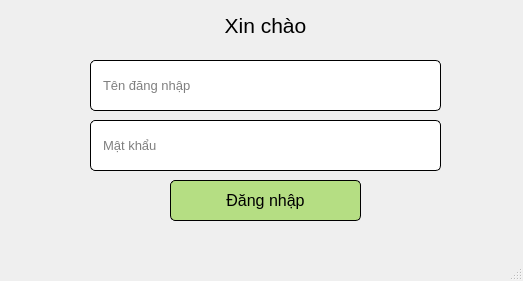
<?xml version="1.0" encoding="UTF-8"?>
<ui version="4.0">
 <class>MainWindow</class>
 <widget class="QMainWindow" name="MainWindow">
  <property name="geometry">
   <rect>
    <x>0</x>
    <y>0</y>
    <width>523</width>
    <height>281</height>
   </rect>
  </property>
  <property name="sizePolicy">
   <sizepolicy hsizetype="Preferred" vsizetype="Preferred">
    <horstretch>0</horstretch>
    <verstretch>0</verstretch>
   </sizepolicy>
  </property>
  <property name="minimumSize">
   <size>
    <width>523</width>
    <height>281</height>
   </size>
  </property>
  <property name="maximumSize">
   <size>
    <width>523</width>
    <height>281</height>
   </size>
  </property>
  <property name="windowTitle">
   <string>Đăng nhập</string>
  </property>
  <property name="styleSheet">
   <string notr="true">QPushButton {
  	background: #b5de83;
	border-radius: 5px;
	border: 1px solid #000000;
	font-size: 16px
}
QLineEdit {
	border-radius: 5px;
	border: 1px solid #000000;
	padding: 10px;
}</string>
  </property>
  <widget class="QWidget" name="centralwidget">
   <widget class="QLabel" name="label">
    <property name="geometry">
     <rect>
      <x>0</x>
      <y>10</y>
      <width>531</width>
      <height>31</height>
     </rect>
    </property>
    <property name="font">
     <font>
      <pointsize>16</pointsize>
     </font>
    </property>
    <property name="text">
     <string>Xin chào</string>
    </property>
    <property name="alignment">
     <set>Qt::AlignCenter</set>
    </property>
   </widget>
   <widget class="QPushButton" name="login_button">
    <property name="geometry">
     <rect>
      <x>170</x>
      <y>180</y>
      <width>191</width>
      <height>41</height>
     </rect>
    </property>
    <property name="text">
     <string>Đăng nhập</string>
    </property>
   </widget>
   <widget class="QLabel" name="label_2">
    <property name="geometry">
     <rect>
      <x>120</x>
      <y>80</y>
      <width>55</width>
      <height>16</height>
     </rect>
    </property>
    <property name="text">
     <string/>
    </property>
   </widget>
   <widget class="QLineEdit" name="username_input">
    <property name="geometry">
     <rect>
      <x>90</x>
      <y>60</y>
      <width>351</width>
      <height>51</height>
     </rect>
    </property>
    <property name="font">
     <font>
      <pointsize>10</pointsize>
     </font>
    </property>
    <property name="placeholderText">
     <string>Tên đăng nhập</string>
    </property>
   </widget>
   <widget class="QLineEdit" name="password_input">
    <property name="geometry">
     <rect>
      <x>90</x>
      <y>120</y>
      <width>351</width>
      <height>51</height>
     </rect>
    </property>
    <property name="font">
     <font>
      <pointsize>10</pointsize>
     </font>
    </property>
    <property name="echoMode">
     <enum>QLineEdit::Password</enum>
    </property>
    <property name="placeholderText">
     <string>Mật khẩu</string>
    </property>
   </widget>
  </widget>
  <widget class="QMenuBar" name="menubar">
   <property name="geometry">
    <rect>
     <x>0</x>
     <y>0</y>
     <width>523</width>
     <height>26</height>
    </rect>
   </property>
  </widget>
  <widget class="QStatusBar" name="statusbar"/>
 </widget>
 <resources/>
 <connections/>
</ui>
